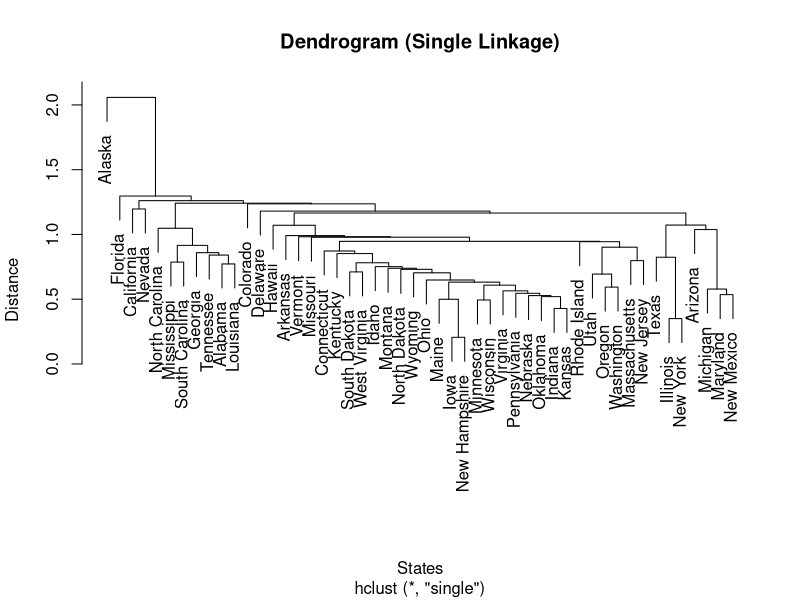
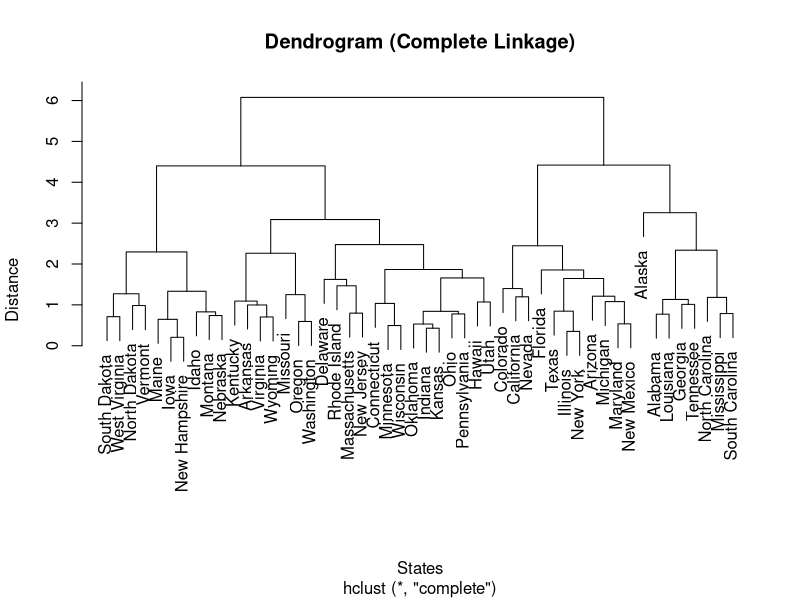
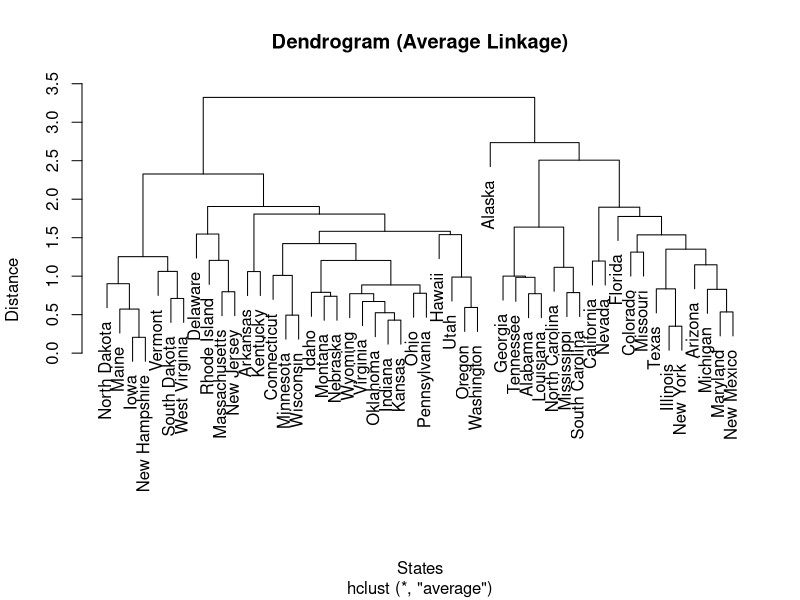
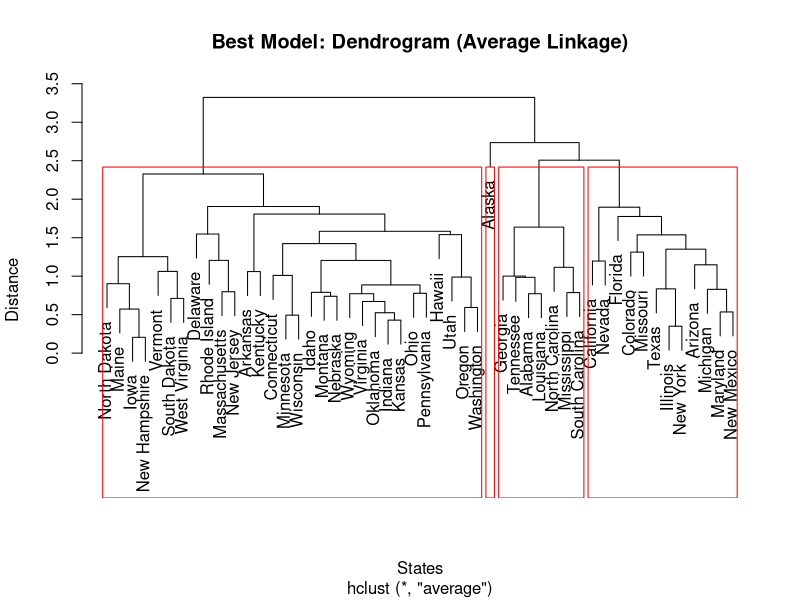

Write R code to recreate these figures, in order.
## ---- chunk 1
# Load the USArrests dataset
data(USArrests)

# Scale the data before clustering
df <- scale(USArrests)

# Calculate the distance matrix
dist_matrix <- dist(df, method = 'euclidean')
## ---- chunk 2
hc_single <- hclust(dist_matrix, method = "single")
plot(hc_single, main = "Dendrogram (Single Linkage)", xlab = "States", ylab = "Distance")
## ---- chunk 3
hc_complete <- hclust(dist_matrix, method = "complete")
plot(hc_complete, main = "Dendrogram (Complete Linkage)", xlab = "States", ylab = "Distance")
## ---- chunk 4
hc_average <- hclust(dist_matrix, method = "average")
plot(hc_average, main = "Dendrogram (Average Linkage)", xlab = "States", ylab = "Distance")
## ---- chunk 5
# Plot the dendrogram for the best model (average linkage)
plot(hc_average, main = "Best Model: Dendrogram (Average Linkage)", xlab = "States", ylab = "Distance")

# Add ablines to show k=4 clusters
rect.hclust(hc_average, k = 4, border = "red")
